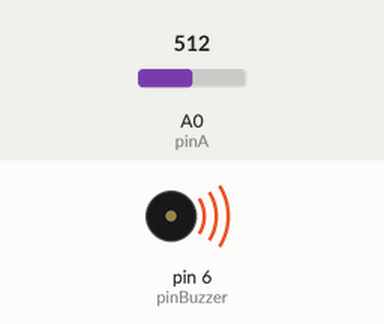
The sketch below on a simulated Arduino Uno, built with avr-gcc and run on an emulated ATmega328P. Shown: buzzer (waves = sounding). The inputs (shaded band) are chosen by the test bench; at power-on: A0 (pinA) = 512.

Above: at 1.2 s.
1.3 s: A0 (pinA) set to 45
2.8 s: A0 (pinA) set to 37
At 3.3 s:
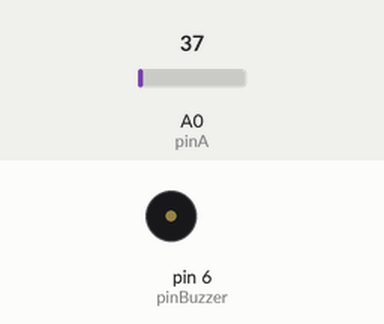
4.3 s: A0 (pinA) set to 122
At 4.6 s:
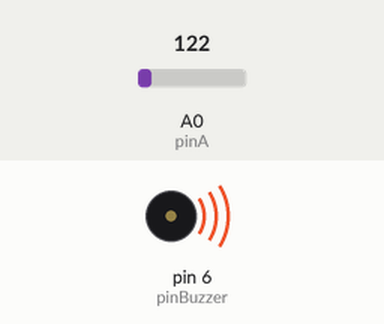
5.8 s: A0 (pinA) set to 0
At 7.0 s:
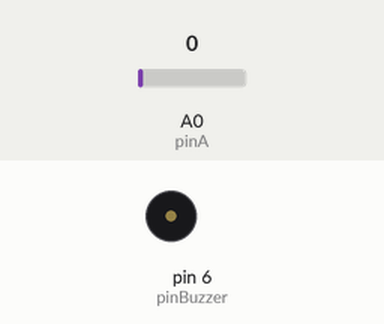
Timing chart, 0 to 8.3 s (numbered marks = the images above; inputs shaded):
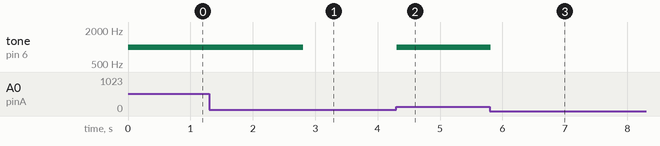

Measured:
- the behaviour switches between 41 and 40 on A0 (pinA) (found by bisection; images 0 and 1)
- after the input at 1.3 s, every drawn part: stays the same
- after the input at 2.8 s, tone on pin 6 (pinBuzzer): 1000 Hz → silent at once
- after the input at 4.3 s, tone on pin 6 (pinBuzzer): silent → 1000 Hz at once
- after the input at 5.8 s, tone on pin 6 (pinBuzzer): 1000 Hz → silent at once

The sketch:

Exemplu_analog.ino
```cpp
#define pinA A0 //pinul analogic MQ-X
#define pinBuzzer 6 //pinul buzzerului

void setup() {
  Serial.begin(9600);
  pinMode(pinBuzzer, OUTPUT); //definirea buzzerului
}

void loop() {
  int val = analogRead(A0); //citirea valorii analogice - de la 0 la 1023
  float voltage = val * (5.0 / 1023.0); //convertirea valorii in volti
  int ppm = 5000 * voltage; //generarea ppm
  if(ppm > 1000) //gaz detectat, ~1000 ppm
    tone(pinBuzzer, 1000); //se porneste buzzerul
  else //nu s-au detectat impuritati
    noTone(pinBuzzer); //se opreste buzzerul
  delay(100);
}
```
